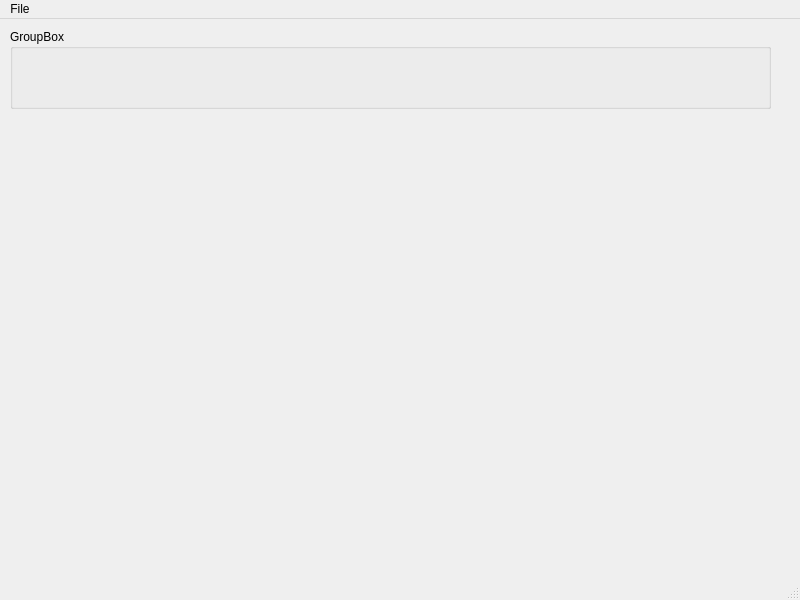
<?xml version="1.0" encoding="UTF-8"?>
<ui version="4.0">
 <class>MainWindow</class>
 <widget class="QMainWindow" name="MainWindow">
  <property name="geometry">
   <rect>
    <x>0</x>
    <y>0</y>
    <width>800</width>
    <height>600</height>
   </rect>
  </property>
  <property name="windowTitle">
   <string>Water-borne Disease Detector</string>
  </property>
  <widget class="QWidget" name="centralwidget">
   <widget class="QGroupBox" name="groupBox">
    <property name="geometry">
     <rect>
      <x>10</x>
      <y>10</y>
      <width>761</width>
      <height>80</height>
     </rect>
    </property>
    <property name="title">
     <string>GroupBox</string>
    </property>
   </widget>
  </widget>
  <widget class="QMenuBar" name="menubar">
   <property name="geometry">
    <rect>
     <x>0</x>
     <y>0</y>
     <width>800</width>
     <height>26</height>
    </rect>
   </property>
   <widget class="QMenu" name="menuFile">
    <property name="title">
     <string>File</string>
    </property>
   </widget>
   <addaction name="menuFile"/>
  </widget>
  <widget class="QStatusBar" name="statusbar"/>
 </widget>
 <resources/>
 <connections/>
</ui>
